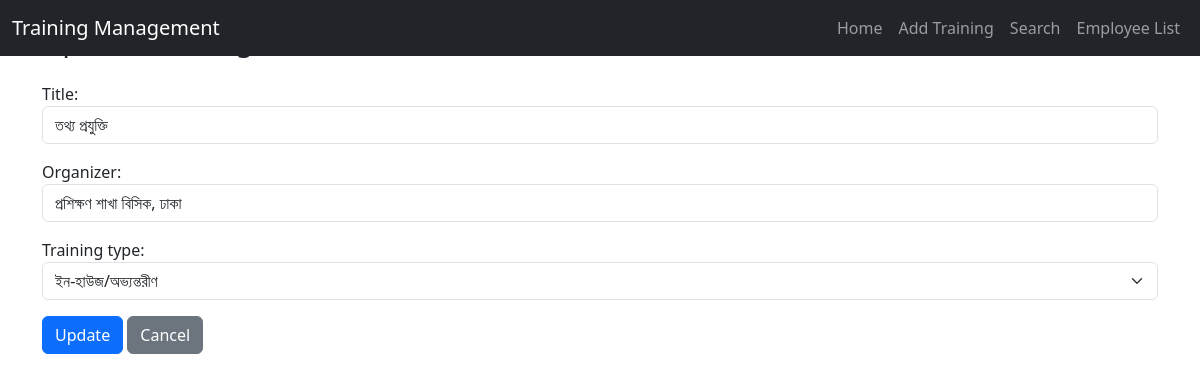
The app's page /dashboard/trainings/update/2/ (signed in) with its own data.
### dashboard/models.py (models this page shows, shortened)
class Training(models.Model):
    TRAINING_TYPE_CHOICES = [
        ('ইন-হাউজ/অভ্যন্তরীণ', 'ইন-হাউজ/অভ্যন্তরীণ'),
        ('স্থানীয়', 'স্থানীয়'),
        ('বৈদেশিক', 'বৈদেশিক'),
    ]
    title = models.CharField(max_length=255)
    organizer = models.CharField(max_length=255, default='Unknown')
    training_type = models.CharField(
        max_length=50,
        choices=TRAINING_TYPE_CHOICES,
        default='ইন-হাউজ/অভ্যন্তরীণ'
    )
    created_at = models.DateTimeField(auto_now_add=True)

### dashboard/views/training.py (the view)
# urls.py: path('trainings/update/<int:training_id>/', training.update_training, name='update_training'),
@login_required
def update_training(request, training_id):
    training = get_object_or_404(Training, id=training_id)
    if request.method == "POST":
        form = TrainingForm(request.POST, instance=training)
        if form.is_valid():
            form.save()
            messages.success(request, "✅ Training updated successfully")
            return redirect("dashboard:training_list")
    else:
        form = TrainingForm(instance=training)
    return render(request, "dashboard/update_training.html", {
        "form": form,
        "training": training
    })

### dashboard/forms.py
class TrainingForm(forms.ModelForm):
    class Meta:
        model = Training
        fields = ['title', 'organizer', 'training_type']
        widgets = {
            'title': forms.TextInput(attrs={'class': 'form-control'}),
            'organizer': forms.TextInput(attrs={'class': 'form-control'}),
            'training_type': forms.Select(attrs={'class': 'form-select'}),
        }

### dashboard/templates/dashboard/update_training.html (shortened to what this page needs)
{% extends "base.html" %}
{% block content %}
<h3 class="mb-4">Update Training</h3>
<form method="post" class="max-w-lg">
    {{ form.as_p }}
    <button class="btn btn-primary">Update</button>
    <a href="{% url 'dashboard:training_list' %}" class="btn btn-secondary">Cancel</a>
</form>
{% endblock %}

### records on screen
Training: title "তথ্য প্রযুক্তি", organizer "প্রশিক্ষণ শাখা বিসিক, ঢাকা", training_type "ইন-হাউজ/অভ্যন্তরীণ"
